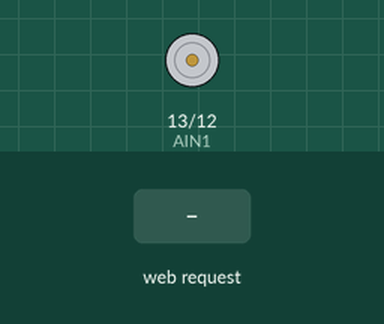
Recording of a program running on a simulated Raspberry Pi (header pin numbers). On the bench: direction and speed pins drawn as motors (green arrow = direction pin HIGH = forward, orange = LOW = backward, longer = more drive). Inputs (shaded band) come from the test bench. What the program prints to the terminal is not drawn.

Above: at 1.2 s.
1.3 s: HTTP request for /control_motor received with the fields motor_action=start
At 9.7 s:
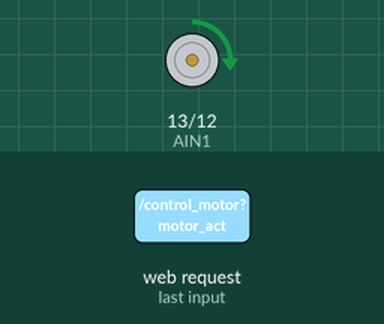
Timing chart, 0 to 16.3 s (numbered marks = the images above; inputs shaded):
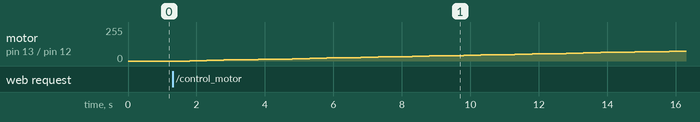

Measured:
- after the input at 1.3 s, motor on pin 13 (AIN1) / pin 12 (PWMA): moves from stopped to forward 74/255 over 14.0 s, starting after 0.50 s

The program:

flask_app__1_.py
```python
# flask_app.py
from flask import Flask, render_template, request
import RPi.GPIO as GPIO
import time

app = Flask(__name__)

AIN1 = 13
PWMA = 12
c_step = 1
target_speed = 50  # 원하는 속도 (0~100)

GPIO.setmode(GPIO.BOARD)
GPIO.setup(AIN1, GPIO.OUT, initial=GPIO.LOW)
GPIO.setup(PWMA, GPIO.OUT, initial=GPIO.LOW)
p = GPIO.PWM(PWMA, 100)
p.start(0)

# 현재 동작을 저장할 변수
current_action = None

# 기본 페이지
@app.route('/')
def index():
    return render_template('index.html')

# "/control_motor" 엔드포인트에 대한 핸들러
@app.route('/control_motor', methods=['POST'])
def control_motor():
    global current_action

    # POST 요청에서 데이터 추출
    motor_action = request.form.get('motor_action')

    # 현재 동작 중인 경우 중지
    if current_action:
        stop_motor()

    # 여기에서 모터 제어 동작을 수행
    if motor_action == 'start':
        # 모터 시작 코드
        start_motor()
        current_action = 'start'
    elif motor_action == 'stop':
        # 모터 정지 코드
        current_action = None  # 모터 정지 요청을 받으면 current_action을 초기화
        stop_motor()

    return "Motor Control Received and Processed!"

def start_motor():
    GPIO.output(AIN1, GPIO.HIGH)
    for pw in range(0, target_speed + 1, c_step):
        p.ChangeDutyCycle(pw)
        time.sleep(0.5)
    p.ChangeDutyCycle(target_speed)

def stop_motor():
    GPIO.output(AIN1, GPIO.LOW)
    for pw in range(100, -1, c_step*-1):
        p.ChangeDutyCycle(pw)
        time.sleep(0.5)

if __name__ == '__main__':
    try:
        app.run(host='0.0.0.0', port=5000)
    except KeyboardInterrupt:
        pass
    finally:
        p.stop()
        GPIO.cleanup()
```
